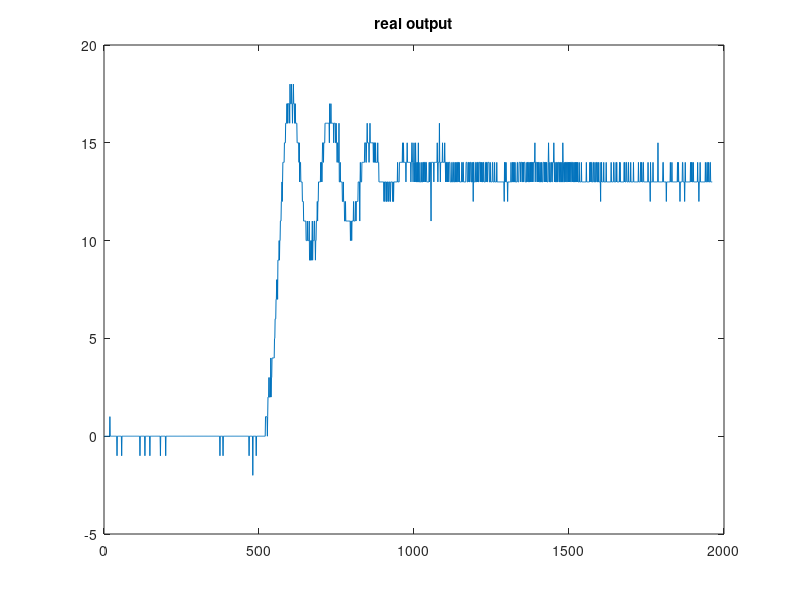
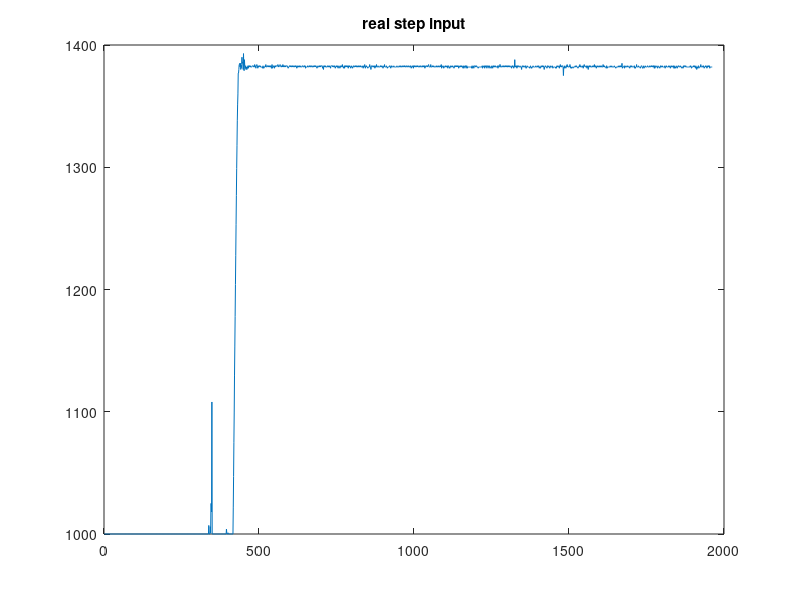

Recreate these plots in MATLAB, in order. (Note: this script raises an error after producing the figures.)
clear
clc
close all

a=csvread('6.csv');

%  figure 
%  plot(a(:,2));
% hold on
%  plot(a(:,1));
% figure

ts = .01;  % this is the sampling time it is computed from the array t
input=a(:,1);%input
output=a(:,2); %output
plot(output)
title('real output');
figure
plot(input) 
title('real step input');

data1 = iddata(output,input,ts);  % this is processing the data to make it compatible with the transfer-function estimation funciton
g = tfest(data1,2,0);   % getting the transfer function and storing it in g
  
% We found that the best approximation to the system is a system of the
% fifth order
transfer_fn = tf([g.Numerator],[g.Denominator])

opt = stepDataOptions;
opt.InputOffset = 1000;
opt.StepAmplitude = max(a(:,1))-1000;
opt.set
[x,t] = step(transfer_fn,20,opt);

figure 
plot(t,x)
title('the expected transfer function');
 


%%
tfz = c2d(transfer_fn,0.01,'tustin');
 

